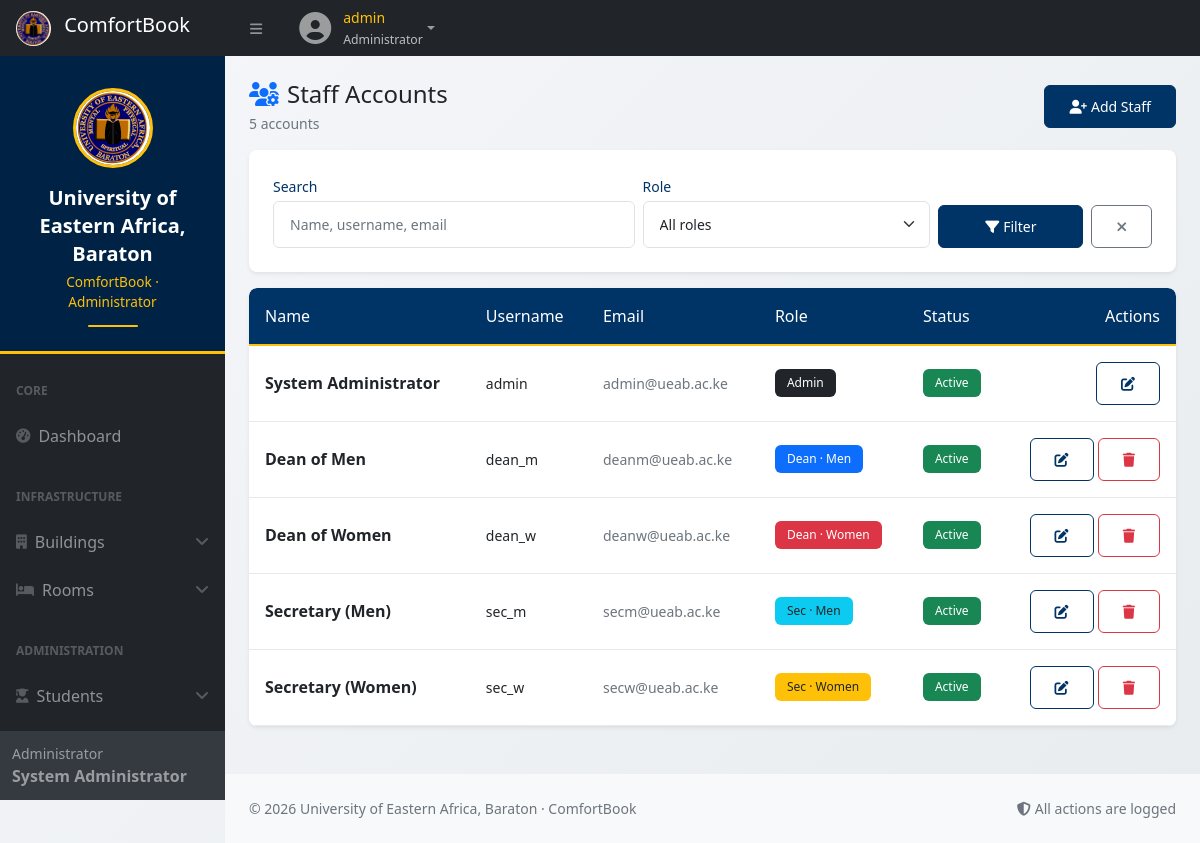
The app's page /user/staff.php (signed in), older data.
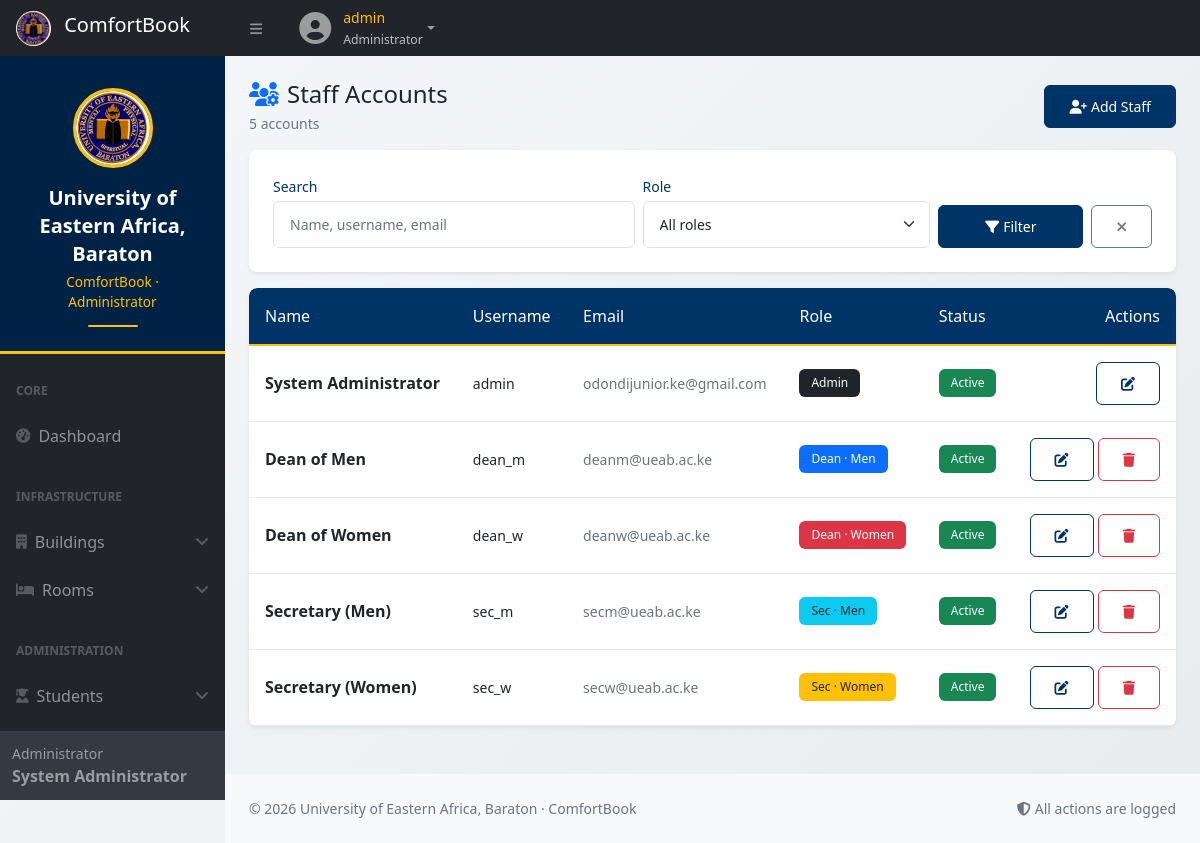
The same page, newer data.
### tables this page shows
CREATE TABLE `users` (
  `id` int(10) UNSIGNED NOT NULL,
  `username` varchar(50) NOT NULL,
  `email` varchar(120) NOT NULL,
  `password_hash` varchar(255) NOT NULL,
  `full_name` varchar(120) NOT NULL,
  `role` enum('admin','dean_men','dean_women','secretary_men','secretary_women') NOT NULL,
  `gender_scope` enum('Male','Female') DEFAULT NULL,
  `phone` varchar(20) DEFAULT NULL,
  `is_active` tinyint(1) NOT NULL DEFAULT 1,
  `last_login` datetime DEFAULT NULL,
  `created_at` datetime NOT NULL DEFAULT current_timestamp(),
  `updated_at` datetime NOT NULL DEFAULT current_timestamp() ON UPDATE current_timestamp()
);

### includes/config.php (called while the page is built, shortened)
<?php
function h($v): string {
    return htmlspecialchars((string)$v, ENT_QUOTES, 'UTF-8');
}

### user/staff.php (the view, shortened to what this page needs)
<?php
require_once __DIR__ . '/../includes/config.php';
require_once __DIR__ . '/../includes/auth.php';
$search     = trim($_GET['q'] ?? '');
$where = " WHERE 1=1"; $params = [];
$stmt = $pdo->prepare("SELECT * FROM users $where ORDER BY role, full_name");
$stmt->execute($params);
$staff = $stmt->fetchAll();
function role_badge(string $r): string {
    return match($r) {
        'admin'           => '<span class="badge bg-dark">Admin</span>',
        'dean_men'        => '<span class="badge bg-primary">Dean · Men</span>',
        'dean_women'      => '<span class="badge bg-danger">Dean · Women</span>',
        'secretary_men'   => '<span class="badge bg-info text-dark">Sec · Men</span>',
        'secretary_women' => '<span class="badge bg-warning text-dark">Sec · Women</span>',
        default           => '<span class="badge bg-light text-dark">' . h($r) . '</span>',
    };
}
?>
<?php include __DIR__ . '/partial/header.php'; ?>
<div id="layoutSidenav">
    <?php include __DIR__ . '/partial/sidebar.php'; ?>
    <div id="layoutSidenav_content">
        <main class="container-fluid px-4">
            <div class="d-flex flex-wrap justify-content-between align-items-center mt-4 mb-3">
                <div>
                    <h4 class="mb-1"><i class="fas fa-users-cog text-primary me-2"></i>Staff Accounts</h4>
                    <p class="text-muted small mb-0"><?= count($staff) ?> account<?= count($staff)===1?'':'s' ?></p>
                </div>
                <a href="staff_form.php" class="btn btn-primary btn-sm"><i class="fas fa-user-plus me-1"></i>Add Staff</a>
            </div>
            <div class="card border-0 shadow-sm mb-3"><div class="card-body">
                <form method="get" class="row g-2 align-items-end">
                    <div class="col-md-5"><label class="form-label small mb-1">Search</label>
                        <input type="text" name="q" class="form-control form-control-sm" value="<?= h($search) ?>" placeholder="Name, username, email"></div>
                    <div class="col-md-4"><label class="form-label small mb-1">Role</label>
                        <select name="role" class="form-select form-select-sm">
                            <option value="">All roles</option>
                        </select></div>
                    <div class="col-md-3 d-flex gap-2">
                        <button class="btn btn-primary btn-sm flex-fill"><i class="fas fa-filter me-1"></i>Filter</button>
                        <a href="staff.php" class="btn btn-outline-secondary btn-sm"><i class="fas fa-times"></i></a>
                    </div>
                </form>
            </div></div>
            <div class="card border-0 shadow-sm"><div class="card-body p-0">
                <?php if (empty($staff)): ?>
                    <div class="text-center py-5 text-muted"><i class="fas fa-users-cog fa-3x mb-3 opacity-25"></i><h6>No staff found</h6></div>
                <?php else: ?>
                    <div class="table-responsive">
                        <table class="table table-hover mb-0 align-middle">
                            <thead class="table-light">
                                <tr><th>Name</th><th>Username</th><th>Email</th><th>Role</th><th>Status</th><th class="text-end">Actions</th></tr>
                            </thead>
                            <tbody>
                            <?php foreach ($staff as $u): ?>
                                <tr>
                                    <td class="fw-semibold"><?= h($u['full_name']) ?></td>
                                    <td class="small"><?= h($u['username']) ?></td>
                                    <td class="small text-muted"><?= h($u['email']) ?></td>
                                    <td><?= role_badge($u['role']) ?></td>
                                    <td><?= $u['is_active'] ? '<span class="badge bg-success">Active</span>' : '<span class="badge bg-secondary">Inactive</span>' ?></td>
                                    <td class="text-end">
                                        <a href="staff_form.php?id=<?= (int)$u['id'] ?>" class="btn btn-sm btn-outline-primary"><i class="fas fa-edit"></i></a>
                                        <?php if ($u['role'] !== 'admin' && (int)$u['id'] !== (int)$_SESSION['user_id']): ?>
                                        <form method="post" class="d-inline" onsubmit="return confirm('Delete this staff account?');">
                                            <button class="btn btn-sm btn-outline-danger"><i class="fas fa-trash"></i></button>
                                        </form>
                                        <?php endif; ?>
                                    </td>
                                </tr>
                            <?php endforeach; ?>
                            </tbody>
                        </table>
                    </div>
                <?php endif; ?>
            </div></div>
            <div class="pb-4"></div>
        </main>
<?php include __DIR__ . '/partial/footer.php'; ?>

Row changes from the older to the newer data that the page shows:
changed users "System Administrator": email "admin@ueab.ac.ke" → "odondijunior.ke@gmail.com"
